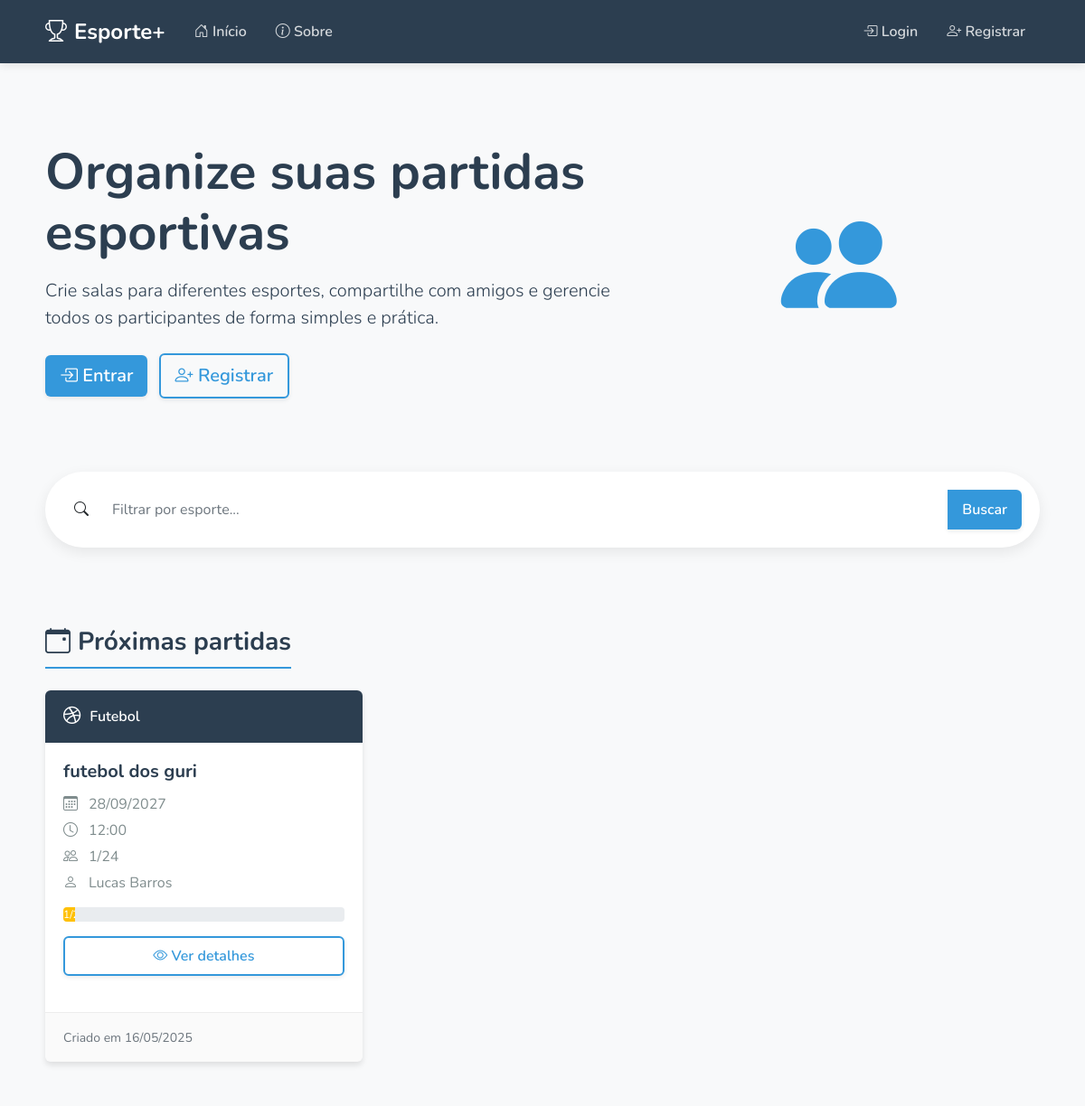
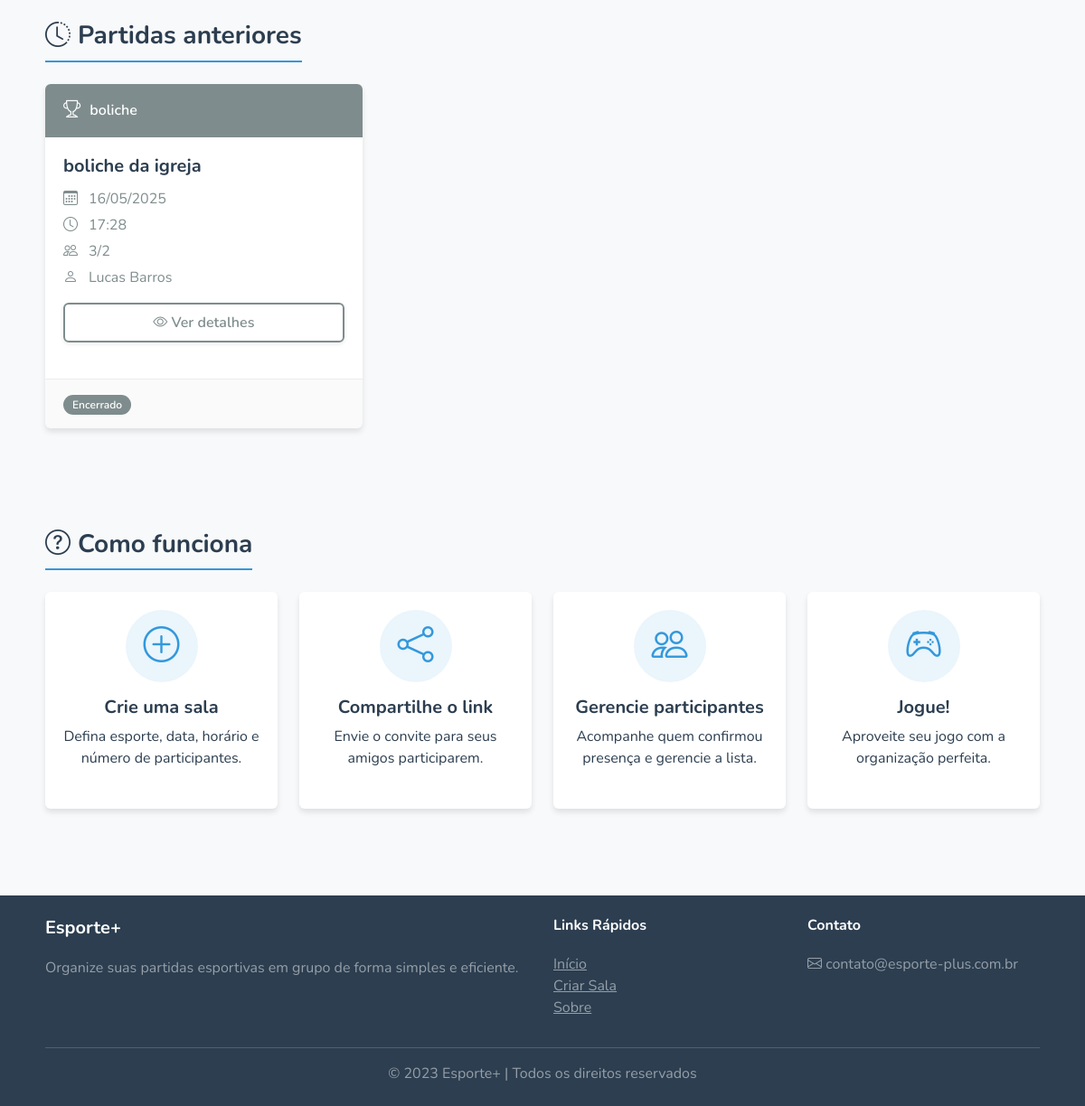
The page / on the database its author committed (2 pictures, top to bottom).
### app/models/models.py (models this page shows, shortened)
class Room(db.Model):
    __tablename__ = 'rooms'
    id = db.Column(db.Integer, primary_key=True)
    name = db.Column(db.String(100), nullable=False)
    sport = db.Column(db.String(50), nullable=False)
    date = db.Column(db.DateTime, nullable=False)
    max_participants = db.Column(db.Integer, nullable=False)
    description = db.Column(db.Text, nullable=True)
    link_code = db.Column(db.String(10), unique=True, nullable=False)
    created_at = db.Column(db.DateTime, default=datetime.utcnow)
    is_active = db.Column(db.Boolean, default=True)
    creator_id = db.Column(db.Integer, db.ForeignKey('users.id'), nullable=False)
    is_private = db.Column(db.Boolean, default=False)
    location = db.Column(db.String(200), nullable=True)
    participants = db.relationship('Participant', backref='room', lazy=True)
    def get_active_participants(self):
        return [p for p in self.participants if p.is_active]

class User(db.Model, UserMixin):
    __tablename__ = 'users'
    id = db.Column(db.Integer, primary_key=True)
    username = db.Column(db.String(50), unique=True, nullable=False)
    email = db.Column(db.String(100), unique=True, nullable=False)
    password_hash = db.Column(db.String(200), nullable=False)
    name = db.Column(db.String(100), nullable=False)
    created_at = db.Column(db.DateTime, default=datetime.utcnow)
    is_active = db.Column(db.Boolean, default=True)
    rooms_created = db.relationship('Room', backref='creator', lazy=True, foreign_keys='Room.creator_id')
    participations = db.relationship('Participant', backref='user', lazy=True)

### app/controllers/main_routes.py (the view)
@main_bp.route('/')
def index():
    search_form = SearchRoomForm()
    sport_filter = request.args.get('sport')
    if sport_filter:
        rooms_query = Room.query.filter(Room.is_active == True,
                               Room.is_private == False,
                               Room.sport.ilike(f'%{sport_filter}%'))
    else:
        rooms_query = Room.query.filter_by(is_active=True, is_private=False)
    rooms = rooms_query.order_by(Room.date).all()
    now = datetime.utcnow()
    upcoming_rooms = [room for room in rooms if room.date > now]
    past_rooms = [room for room in rooms if room.date <= now]
    user_participations = []
    if current_user.is_authenticated:
        user_participations = [p.room_id for p in current_user.participations if p.is_active]
    return render_template('index.html',
                          upcoming_rooms=upcoming_rooms,
                          past_rooms=past_rooms,
                          search_form=search_form,
                          user_participations=user_participations)

### app/templates/index.html (shortened to what this page needs)
{% extends 'layout.html' %}
{% block content %}
<div class="row align-items-center hero-section mb-5" data-aos="fade-up">
    <div class="col-lg-7">
        <h1 class="display-4 fw-bold mb-3">Organize suas partidas esportivas</h1>
        <p class="lead mb-4">Crie salas para diferentes esportes, compartilhe com amigos e gerencie todos os participantes de forma simples e prática.</p>
        {% if current_user.is_authenticated %}
        <a href="{{ url_for('room.create_room') }}" class="btn btn-primary btn-lg me-2">
            <i class="bi bi-plus-circle"></i> Criar Nova Sala
        </a>
        {% else %}
        <a href="{{ url_for('auth.login') }}" class="btn btn-primary btn-lg me-2">
            <i class="bi bi-box-arrow-in-right"></i> Entrar
        </a>
        <a href="{{ url_for('auth.register') }}" class="btn btn-outline-primary btn-lg">
            <i class="bi bi-person-plus"></i> Registrar
        </a>
        {% endif %}
    </div>
    <div class="col-lg-5">
        <div class="hero-image text-center" data-aos="fade-left" data-aos-delay="200">
            <i class="bi bi-people-fill hero-icon"></i>
        </div>
    </div>
</div>
<div class="row mb-4" data-aos="fade-up" data-aos-delay="100">
    <div class="col-md-12">
        <div class="card search-card">
            <div class="card-body">
                <form method="get" action="{{ url_for('main.index') }}" class="search-form">
                    <div class="input-group">
                        <span class="input-group-text border-0 bg-transparent">
                            <i class="bi bi-search"></i>
                        </span>
                        <input type="text" name="sport" class="form-control border-0 shadow-none" placeholder="Filtrar por esporte..." value="{{ request.args.get('sport', '') }}">
                        <button type="submit" class="btn btn-primary">Buscar</button>
                    </div>
                </form>
            </div>
        </div>
    </div>
</div>
<h2 class="section-title mb-4" data-aos="fade-up">
    <i class="bi bi-calendar-event me-2"></i>Próximas partidas
</h2>
{% if upcoming_rooms %}
    <div class="row">
        {% for room in upcoming_rooms %}
            <div class="col-md-4 mb-4">
                <div class="card room-card h-100">
                    <div class="card-header">
                        <span class="sport-icon">
                            {% if room.sport|lower == 'futebol' %}
                                <i class="bi bi-dribbble"></i>
                            {% elif room.sport|lower == 'vôlei' or room.sport|lower == 'volei' %}
                                <i class="bi bi-broadcast"></i>
                            {% elif room.sport|lower == 'basquete' %}
                                <i class="bi bi-dribbble"></i>
                            {% elif room.sport|lower == 'tênis' or room.sport|lower == 'tenis' %}
                                <i class="bi bi-disc"></i>
                            {% else %}
                                <i class="bi bi-trophy"></i>
                            {% endif %}
                        </span>
                        {{ room.sport }}
                    </div>
                    <div class="card-body">
                        <h5 class="card-title">{{ room.name }}</h5>
                        <div class="room-info">
                            <p class="room-detail">
                                <i class="bi bi-calendar3 me-2"></i>
                                <span>{{ room.date.strftime('%d/%m/%Y') }}</span>
                            </p>
                            <p class="room-detail">
                                <i class="bi bi-clock me-2"></i>
                                <span>{{ room.date.strftime('%H:%M') }}</span>
                            </p>
                            <p class="room-detail">
                                <i class="bi bi-people me-2"></i>
                                <span>{{ room.get_active_participants()|length }}/{{ room.max_participants }}</span>
                            </p>
                            <p class="room-detail">
                                <i class="bi bi-person me-2"></i>
                                <span>{{ room.creator.name }}</span>
                            </p>
                        </div>
                        <div class="progress mb-3">
                            {% set percentage = (room.get_active_participants()|length / room.max_participants) * 100 %}
                            <div class="progress-bar
                                {% if percentage < 50 %}bg-warning
                                {% elif percentage < 100 %}bg-info
                                {% else %}bg-success{% endif %}"
                                role="progressbar"
                                style="width: {{ percentage }}%"
                                aria-valuenow="{{ room.get_active_participants()|length }}"
                                aria-valuemin="0"
                                aria-valuemax="{{ room.max_participants }}">
                                {{ room.get_active_participants()|length }}/{{ room.max_participants }}
                            </div>
                        </div>
                        <div class="room-actions">
                            <div class="d-grid gap-2">
                                <a href="{{ url_for('room.view_room', link_code=room.link_code) }}" class="btn btn-outline-primary">
                                    <i class="bi bi-eye"></i> Ver detalhes
                                </a>
                            </div>
                        </div>
                    </div>
                    <div class="card-footer text-muted">
                        <small>Criado em {{ room.created_at.strftime('%d/%m/%Y') }}</small>
                    </div>
                </div>
            </div>
        {% endfor %}
    </div>
{% endif %}
{% if past_rooms %}
    <h2 class="section-title mt-5 mb-4" data-aos="fade-up">
        <i class="bi bi-clock-history me-2"></i>Partidas anteriores
    </h2>
    <div class="row">
        {% for room in past_rooms %}
            <div class="col-md-4 mb-4">
                <div class="card room-card h-100 past-room">
                    <div class="card-header bg-secondary">
                        <span class="sport-icon">
                            {% if room.sport|lower == 'futebol' %}
                                <i class="bi bi-dribbble"></i>
                            {% elif room.sport|lower == 'vôlei' or room.sport|lower == 'volei' %}
                                <i class="bi bi-broadcast"></i>
                            {% elif room.sport|lower == 'basquete' %}
                                <i class="bi bi-dribbble"></i>
                            {% elif room.sport|lower == 'tênis' or room.sport|lower == 'tenis' %}
                                <i class="bi bi-disc"></i>
                            {% else %}
                                <i class="bi bi-trophy"></i>
                            {% endif %}
                        </span>
                        {{ room.sport }}
                    </div>
                    <div class="card-body">
                        <h5 class="card-title">{{ room.name }}</h5>
                        <div class="room-info">
                            <p class="room-detail">
                                <i class="bi bi-calendar3 me-2"></i>
                                <span>{{ room.date.strftime('%d/%m/%Y') }}</span>
                            </p>
                            <p class="room-detail">
                                <i class="bi bi-clock me-2"></i>
                                <span>{{ room.date.strftime('%H:%M') }}</span>
                            </p>
                            <p class="room-detail">
                                <i class="bi bi-people me-2"></i>
                                <span>{{ room.get_active_participants()|length }}/{{ room.max_participants }}</span>
                            </p>
                            <p class="room-detail">
                                <i class="bi bi-person me-2"></i>
                                <span>{{ room.creator.name }}</span>
                            </p>
                        </div>
                        <div class="d-grid gap-2 mt-3">
                            <a href="{{ url_for('room.view_room', link_code=room.link_code) }}" class="btn btn-outline-secondary">
                                <i class="bi bi-eye"></i> Ver detalhes
                            </a>
                        </div>
                    </div>
                    <div class="card-footer text-muted">
                        <span class="badge bg-secondary">Encerrado</span>
                    </div>
                </div>
            </div>
        {% endfor %}
    </div>
{% endif %}
<div class="how-it-works mt-5 mb-5" data-aos="fade-up">
    <h2 class="section-title mb-4">
        <i class="bi bi-question-circle me-2"></i>Como funciona
    </h2>
    <div class="row g-4">
        <div class="col-md-3" data-aos="fade-up" data-aos-delay="100">
            <div class="card h-100 how-card">
                <div class="card-body text-center">
                    <div class="how-icon mb-3">
                        <i class="bi bi-plus-circle"></i>
                    </div>
                    <h5 class="card-title">Crie uma sala</h5>
                    <p class="card-text">Defina esporte, data, horário e número de participantes.</p>
                </div>
            </div>
        </div>
        <div class="col-md-3" data-aos="fade-up" data-aos-delay="200">
            <div class="card h-100 how-card">
                <div class="card-body text-center">
                    <div class="how-icon mb-3">
                        <i class="bi bi-share"></i>
                    </div>
                    <h5 class="card-title">Compartilhe o link</h5>
                    <p class="card-text">Envie o convite para seus amigos participarem.</p>
                </div>
            </div>
        </div>
        <div class="col-md-3" data-aos="fade-up" data-aos-delay="300">
            <div class="card h-100 how-card">
                <div class="card-body text-center">
                    <div class="how-icon mb-3">
                        <i class="bi bi-people"></i>
                    </div>
                    <h5 class="card-title">Gerencie participantes</h5>
                    <p class="card-text">Acompanhe quem confirmou presença e gerencie a lista.</p>
                </div>
            </div>
        </div>
        <div class="col-md-3" data-aos="fade-up" data-aos-delay="400">
            <div class="card h-100 how-card">
                <div class="card-body text-center">
                    <div class="how-icon mb-3">
                        <i class="bi bi-controller"></i>
                    </div>
                    <h5 class="card-title">Jogue!</h5>
                    <p class="card-text">Aproveite seu jogo com a organização perfeita.</p>
                </div>
            </div>
        </div>
    </div>
</div>
{% endblock %}

### rows shown on the page
Room: sport "Futebol", name "futebol dos guri", date "28/09/2027", date "12:00", get_active_participants|length "1", max_participants "24", creator.name "Lucas Barros", created_at "16/05/2025"
Room: sport "boliche", name "boliche da igreja", date "16/05/2025", date "17:28", get_active_participants|length "3", max_participants "2", creator.name "Lucas Barros"
